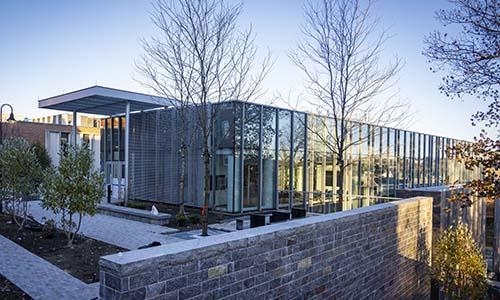
#> input picture vision-lab-4/unity_hall.jpg, 500 x 300 px
$ python vision-lab-4.py
#> lines starting #> are read from the running program, lines starting #| are printed output that depends on the picture
import numpy as np
import cv2 as cv
import os


def stack_images(images, cols):
    rows = (len(images) + cols - 1) // cols
    size = (300, 300)
    imgs_resized = [cv.resize(img, size) for img in images]
    empty = np.zeros_like(imgs_resized[0])
    imgs_resized += [empty] * (rows * cols - len(images))
    spacing_line = np.zeros((size[1], 25), dtype=np.uint8)

    stacked_images = []

    for i in range(rows):
        row = np.hstack(imgs_resized[i * cols:(i + 1) * cols])
        stacked_images.append(row)
    return np.vstack(stacked_images)


class Image_transforms:

    def __init__(self):

        pass
    def add_label(self, img, label):
        font = cv.FONT_HERSHEY_SIMPLEX
        rows,cols, _ = img.shape
        bottom_middle_x = (cols // 2)- 150
        bottom_middle_y = rows - 5
        cv.putText(img,label, (bottom_middle_x, bottom_middle_y), font, 1, (0, 0, 0), 2)
        return img
    def scale_image(self, img, scale):
        height, width = img.shape[:2]
        res = cv.resize(img,(int(scale*width), int(scale*height)), interpolation = cv.INTER_CUBIC)
        res = self.add_label(res, f"Scaled Image {scale*100}%")
        return res

    def translate(self, img, M = ([[1,0,100],[0,1,50]])):
        rows,cols, _ = img.shape
        dst = cv.warpAffine(img,M,(cols,rows))
        dst = self.add_label(dst, "Translated Image")
        return dst

    def rotate(self, img, angle):
        rows,cols, _ = img.shape
        M = cv.getRotationMatrix2D(((cols-1)/2.0,(rows-1)/2.0),angle,1)
        dst = cv.warpAffine(img,M,(cols,rows))
        dst = self.add_label(dst, f"Rotated Image {angle}deg")

        return dst
    def affine(self,img):
        rows,cols, _ = img.shape
        pts1 = np.float32([[50,50],[200,50],[50,200]])
        pts2 = np.float32([[10,100],[200,50],[100,250]])
        M = cv.getAffineTransform(pts1,pts2)
        dst = cv.warpAffine(img,M,(cols,rows))
        dst = self.add_label(dst, "Affine Transform")
        return dst
    def perspective(self, img):
        pts1 = np.float32([[56,65],[368,52],[28,387],[389,390]])
        pts2 = np.float32([[0,0],[300,0],[0,300],[300,300]])
        M = cv.getPerspectiveTransform(pts1,pts2)
        dst = cv.warpPerspective(img,M,(300,300))
        dst = self.add_label(dst, "Perspective Transform")
        return dst
class Image_classifiers:
    def __init__(self):
        pass
    def harris(self, img, blocksize=2, ksize=3, k=0.04, thresh=0.05):
        print(type(img))
        gray_img = cv.cvtColor(img, cv.COLOR_BGR2GRAY)
        gray_img = np.float32(gray_img)
        dst = cv.cornerHarris(gray_img,blocksize, ksize, k)
        img_copy = img.copy()
        img_copy[dst > thresh * dst.max()] = [0, 0, 255]
        return img_copy

    def sift(self,img, nfeatures=0, nOctavelayers=3, constant_threshold=0.1, edge_threshold=10, sigma=1.6 ):
        gray= cv.cvtColor(img,cv.COLOR_BGR2GRAY)
        sift = cv.xfeatures2d.SIFT_create(nfeatures=nfeatures,
                                   nOctaveLayers=nOctavelayers,
                                   contrastThreshold=constant_threshold,
                                   edgeThreshold=edge_threshold,
                                   sigma=sigma)

        keypoints, descriptors = sift.detectAndCompute(gray, None)
        dst = cv.drawKeypoints(gray, keypoints, img, color = (0, 255, 0))
        return dst


def main():


    ##rotation by 10deg
    ##scale up by 20%
    ##scale doiwn by 20%
    ##Affine Transformation
    ##Perspective Transformation
    classifiers = Image_classifiers()
    transformer = Image_transforms()
    img = cv.imread('unity_hall.jpg')
#> img is the input picture: shape (300, 500, 3); mean B, G, R 150.9, 134.1, 125.4
    assert img is not None, "file could not be read, check with os.path.exists()"
    rotated = transformer.rotate(img, 10)
    scaled_up20 =  transformer.scale_image(img, 1.2)
    scaled_down20 = transformer.scale_image(img, 0.8)
    affine = transformer.affine(img)
#> in affine, `dst = cv.warpAffine(img,M,(cols,rows))`:
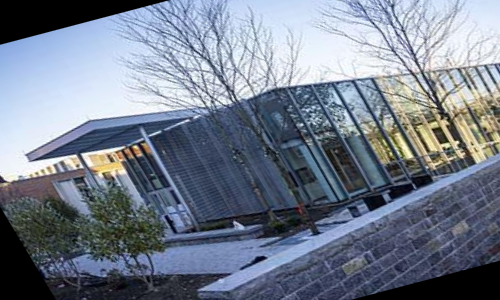
#> dst: shape (300, 500, 3); mean B, G, R 140.9, 125.7, 116.5
    perspective = transformer.perspective(img)
#> in perspective, `dst = cv.warpPerspective(img,M,(300,300))`:
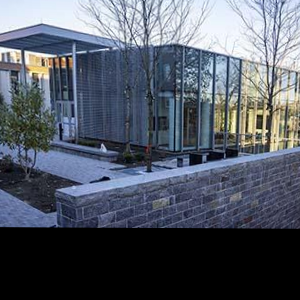
#> dst: shape (300, 300, 3); mean B, G, R 101.9, 90.2, 83.7
    images = [img, rotated, scaled_up20, scaled_down20, affine, perspective]
    images_identified = []
    for image in images:
        harris = classifiers.harris(image)
        sift = classifiers.sift(image)
        images_identified.append(harris)
        images_identified.append(sift)
#> this loop made 6 passes
#| <class 'numpy.ndarray'>
#| <class 'numpy.ndarray'>
#| <class 'numpy.ndarray'>
#| <class 'numpy.ndarray'>
#| <class 'numpy.ndarray'>
#| <class 'numpy.ndarray'>
#> pass 1, in harris, `gray_img = cv.cvtColor(img, cv.COLOR_BGR2GRAY)`:
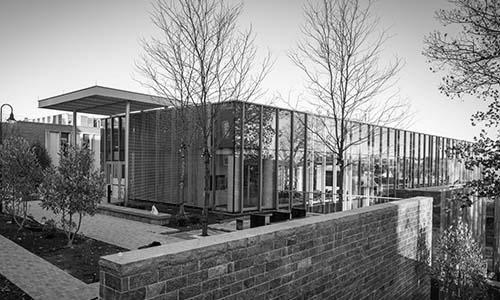
#> gray_img: shape (300, 500); min 0, max 255, mean 133.4
#> pass 1, in harris, `dst = cv.cornerHarris(gray_img,blocksize, ksize, k)`:
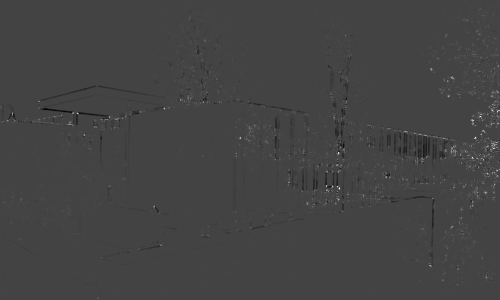
#> dst: shape (300, 500) float32; min -49902656, max 138053104, mean 179936.1; drawn with min black and max white
#> pass 1, in main, `harris = classifiers.harris(image)`:
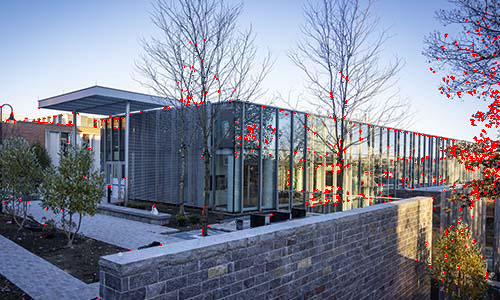
#> harris: shape (300, 500, 3); mean B, G, R 148.4, 131.5, 127.7
#> after the loop, images_identified = 12 items
    # [4 lines of commented-out code are left out]
    stacked_img = stack_images(images_identified, 3)
#> in stack_images, `rows = (len(images) + cols - 1) // cols`: rows = 4
#> in stack_images, `imgs_resized = [cv.resize(img, size) for img in images]`: imgs_resized = 12 items
#> the loop in stack_images, `for i in range(rows):` made 4 passes
#> pass 3, in stack_images, `row = np.hstack(imgs_resized[i * cols:(i + 1) * cols])`:
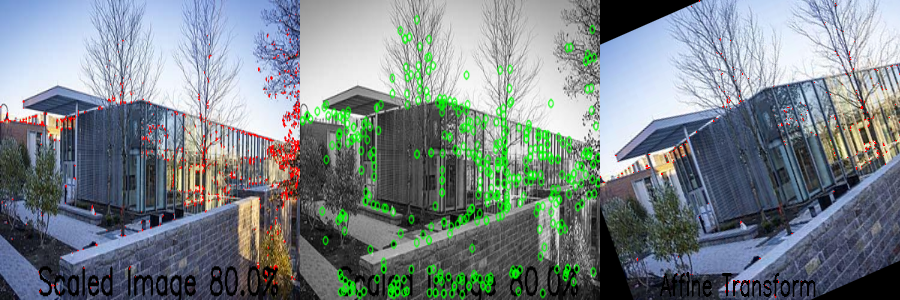
#> row: shape (300, 900, 3); mean of channels 0, 1, 2 135.9, 132.2, 121.6; drawn as B, G, R
#> after the loop in stack_images, `for i in range(rows):`: stacked_images = 4 items
#> in stack_images, `return np.vstack(stacked_images)`:
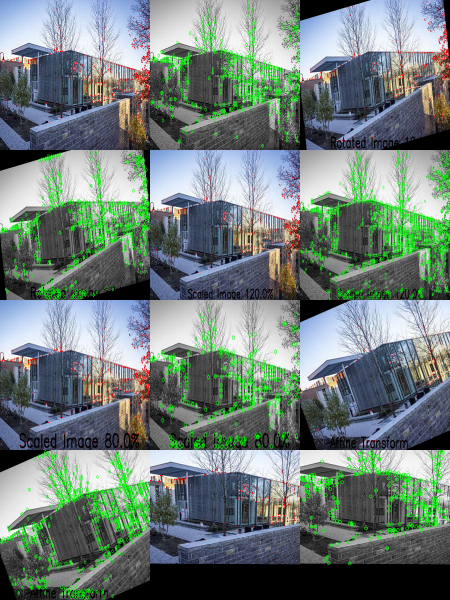
#> returned value: shape (1200, 900, 3) (shown at 1/2 size); mean of channels 0, 1, 2 123.3, 127.8, 113.4; drawn as B, G, R
    cv.imshow("Stacked Images", stacked_img)
    # # cv.imshow("Harris", harris)
    # cv.imshow("sift", sift)

    cv.waitKey(0)
    cv.destroyAllWindows()


if __name__ == "__main__":
    main()
